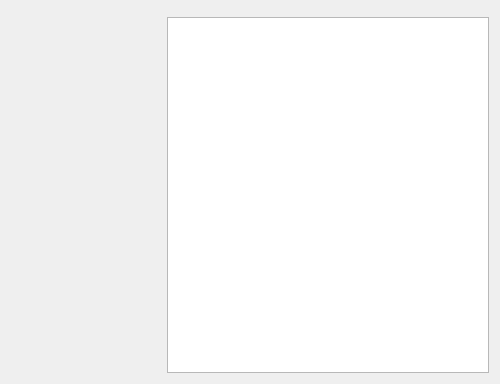
<?xml version="1.0" encoding="UTF-8"?>
<ui version="4.0">
 <class>NLOpenDialog</class>
 <widget class="QDialog" name="NLOpenDialog">
  <property name="geometry">
   <rect>
    <x>0</x>
    <y>0</y>
    <width>500</width>
    <height>384</height>
   </rect>
  </property>
  <property name="windowTitle">
   <string>Dialog</string>
  </property>
  <layout class="QGridLayout" name="gridLayout">
   <item row="1" column="1">
    <widget class="QColumnView" name="columnView">
     <property name="editTriggers">
      <set>QAbstractItemView::NoEditTriggers</set>
     </property>
    </widget>
   </item>
   <item row="0" column="0" colspan="2">
    <widget class="QWidget" name="widget" native="true"/>
   </item>
   <item row="1" column="0">
    <widget class="QWidget" name="widget_2" native="true">
     <property name="minimumSize">
      <size>
       <width>150</width>
       <height>0</height>
      </size>
     </property>
    </widget>
   </item>
  </layout>
 </widget>
 <resources/>
 <connections/>
</ui>
